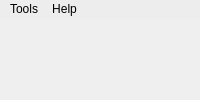
<?xml version="1.0" encoding="UTF-8"?>
<ui version="4.0">
 <class>Window</class>
 <widget class="QMainWindow" name="Window">
  <property name="sizePolicy">
   <sizepolicy hsizetype="Expanding" vsizetype="Expanding">
    <horstretch>0</horstretch>
    <verstretch>0</verstretch>
   </sizepolicy>
  </property>
  <property name="windowTitle">
   <string>Party At Dans Radio</string>
  </property>
  <property name="windowIcon">
   <iconset resource="../Files.qrc">
    <normaloff>:/Window/PadLogo</normaloff>:/Window/PadLogo</iconset>
  </property>
  <property name="styleSheet">
   <string notr="true"/>
  </property>
  <widget class="QWidget" name="centralWidget">
   <layout class="QVBoxLayout" name="verticalLayout"/>
  </widget>
  <widget class="QMenuBar" name="menuBar">
   <property name="geometry">
    <rect>
     <x>0</x>
     <y>0</y>
     <width>204</width>
     <height>27</height>
    </rect>
   </property>
   <property name="autoFillBackground">
    <bool>false</bool>
   </property>
   <property name="styleSheet">
    <string notr="true">QMenuBar {
	background-color: #ededed;
}</string>
   </property>
   <widget class="QMenu" name="menuHelp">
    <property name="focusPolicy">
     <enum>Qt::ClickFocus</enum>
    </property>
    <property name="title">
     <string>Help</string>
    </property>
    <addaction name="actionAbout"/>
    <addaction name="actionReport_Bug"/>
   </widget>
   <widget class="QMenu" name="menuTools">
    <property name="tearOffEnabled">
     <bool>false</bool>
    </property>
    <property name="title">
     <string>Tools</string>
    </property>
    <addaction name="actionSettings"/>
    <addaction name="actionExit"/>
   </widget>
   <addaction name="menuTools"/>
   <addaction name="menuHelp"/>
  </widget>
  <action name="actionAbout">
   <property name="checkable">
    <bool>false</bool>
   </property>
   <property name="text">
    <string>About</string>
   </property>
  </action>
  <action name="actionReport_Bug">
   <property name="checkable">
    <bool>false</bool>
   </property>
   <property name="text">
    <string>Report Bug</string>
   </property>
  </action>
  <action name="actionSettings">
   <property name="text">
    <string>Settings</string>
   </property>
  </action>
  <action name="actionExit">
   <property name="text">
    <string>Exit</string>
   </property>
  </action>
 </widget>
 <layoutdefault spacing="6" margin="11"/>
 <resources>
  <include location="../Files.qrc"/>
 </resources>
 <connections/>
</ui>
